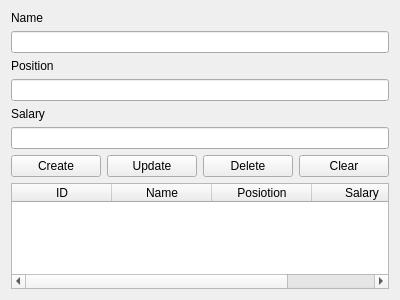
<?xml version="1.0" encoding="UTF-8"?>
<ui version="4.0">
 <class>Form</class>
 <widget class="QWidget" name="Form">
  <property name="geometry">
   <rect>
    <x>0</x>
    <y>0</y>
    <width>400</width>
    <height>300</height>
   </rect>
  </property>
  <property name="windowTitle">
   <string>Form</string>
  </property>
  <layout class="QVBoxLayout" name="verticalLayout">
   <item>
    <widget class="QLabel" name="label">
     <property name="text">
      <string>Name</string>
     </property>
    </widget>
   </item>
   <item>
    <widget class="QLineEdit" name="lineEdit"/>
   </item>
   <item>
    <widget class="QLabel" name="label_2">
     <property name="text">
      <string>Position</string>
     </property>
    </widget>
   </item>
   <item>
    <widget class="QLineEdit" name="lineEdit_2"/>
   </item>
   <item>
    <widget class="QLabel" name="label_3">
     <property name="text">
      <string>Salary</string>
     </property>
    </widget>
   </item>
   <item>
    <widget class="QLineEdit" name="lineEdit_3"/>
   </item>
   <item>
    <layout class="QHBoxLayout" name="horizontalLayout">
     <item>
      <widget class="QPushButton" name="pushButton">
       <property name="text">
        <string>Create</string>
       </property>
      </widget>
     </item>
     <item>
      <widget class="QPushButton" name="pushButton_2">
       <property name="text">
        <string>Update</string>
       </property>
      </widget>
     </item>
     <item>
      <widget class="QPushButton" name="pushButton_3">
       <property name="text">
        <string>Delete</string>
       </property>
      </widget>
     </item>
     <item>
      <widget class="QPushButton" name="pushButton_4">
       <property name="text">
        <string>Clear</string>
       </property>
      </widget>
     </item>
    </layout>
   </item>
   <item>
    <widget class="QTableWidget" name="tableWidget">
     <column>
      <property name="text">
       <string>ID</string>
      </property>
     </column>
     <column>
      <property name="text">
       <string>Name</string>
      </property>
     </column>
     <column>
      <property name="text">
       <string>Posiotion</string>
      </property>
     </column>
     <column>
      <property name="text">
       <string>Salary</string>
      </property>
     </column>
    </widget>
   </item>
  </layout>
 </widget>
 <resources/>
 <connections/>
</ui>
